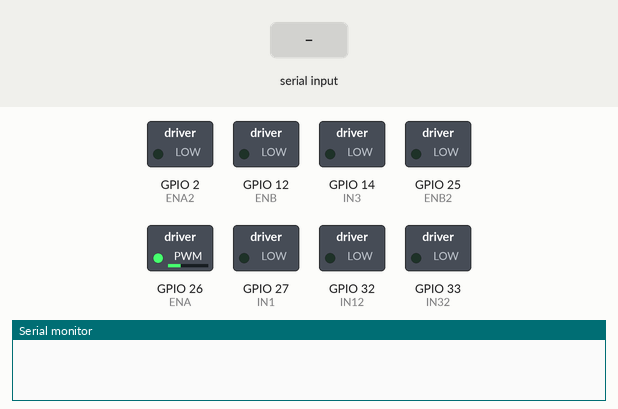
A sketch run on a simulated ESP32. On the bench: switched loads named in the sketch (green lamp = pin HIGH), the last lines printed to the serial monitor. The inputs (shaded band) are chosen by the test bench.

Above: at 4.0 s.
4.1 s: "reset" received over Serial
At 5.2 s:
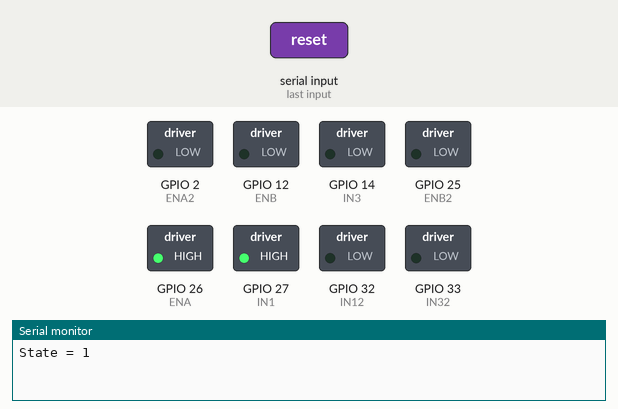
At 6.5 s:
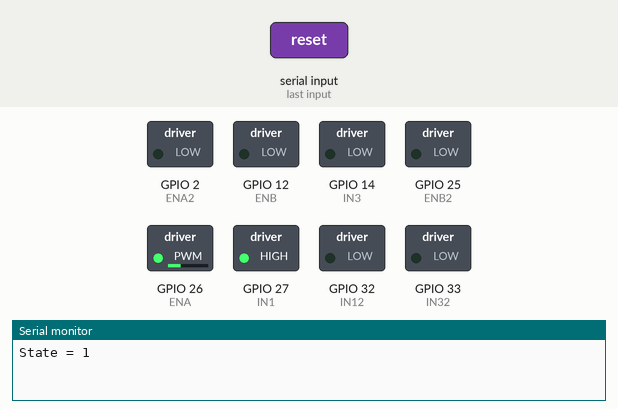
6.8 s: "speed" received over Serial
9.8 s: "reset" received over Serial
At 12.2 s:
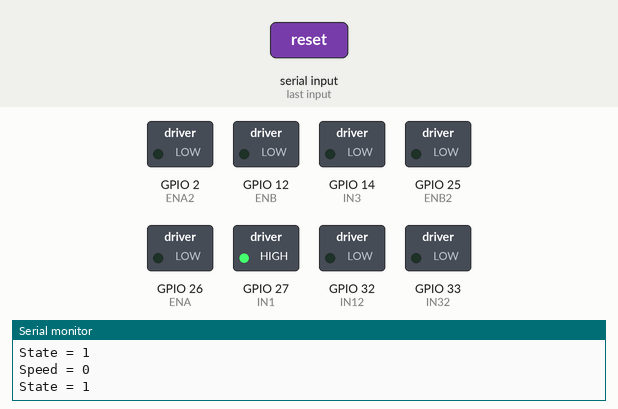
Timing chart, 0 to 15.5 s (numbered marks = the images above; inputs shaded):
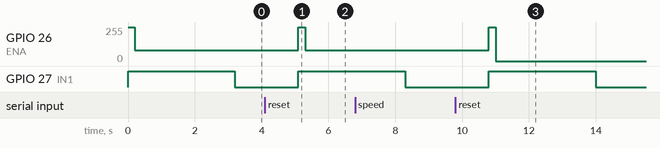

The sketch:

test-l298n.ino
```cpp
#define IN1 27  // deklarasi pin IN1
#define IN3 14  // deklarasi pin IN3
#define ENA 26  // deklarasi pin ENA
#define ENB 12  // deklarasi pin ENB

#define IN12 32  // deklarasi pin IN1
#define IN32 33  // deklarasi pin IN3
#define ENA2 2   // deklarasi pin ENA
#define ENB2 25  // deklarasi pin ENB

#define TEST_MOTOR_1 1
#define TEST_MOTOR_2 1
#define TEST_MOTOR_3 1
#define TEST_MOTOR_4 1

uint8_t SPEED_1 = 80;
uint8_t SPEED_2 = 80;
uint8_t SPEED_3 = 80;
uint8_t SPEED_4 = 80;

uint8_t st = 0;
uint32_t _delay = 3000;
uint32_t uiTmr;

uint8_t motor_run = 1;

void setup() {
        Serial.begin(115200);
        //  Konfigurasi pin - pin sebagai Output
        pinMode(IN1, OUTPUT);
        pinMode(IN3, OUTPUT);
        pinMode(ENA, OUTPUT);
        pinMode(ENB, OUTPUT);
        pinMode(IN12, OUTPUT);
        pinMode(IN32, OUTPUT);
        pinMode(ENA2, OUTPUT);
        pinMode(ENB2, OUTPUT);
}

void loop() {
        switch (motor_run) {
                case 1: run(IN1, ENA, SPEED_1, _delay); break;
                case 2: run(IN3, ENB, SPEED_1, _delay); break;
                case 3: run(IN12, ENA2, SPEED_1, _delay); break;
                case 4: run(IN32, ENB2, SPEED_1, _delay); break;
        }

        //  analogWrite(ENB, 255); // Mengatur kecepatan motor B (0-255)
        //  analogWrite(ENA, 80); // Mengatur kecepatan motor A (0-255)
        //  digitalWrite(IN1, TEST_MOTOR_1);
        //  digitalWrite(IN3, TEST_MOTOR_2);
        //  delay(30); // Jeda 2 detik
        //
        //  analogWrite(ENA2, SPEED_3); // Mengatur kecepatan motor A (0-255)
        //  analogWrite(ENB2, SPEED_4); // Mengatur kecepatan motor B (0-255)
        //  digitalWrite(IN12, TEST_MOTOR_3);
        //  digitalWrite(IN32, TEST_MOTOR_4);
        //  delay(30); // Jeda 2 detik
        //  Serial.println("Halo");
        serialSend();
}

void run(int _pin, int _ena, int _speed, uint32_t _delay_) {
        if (st == 0) {
                analogWrite(_ena, 255);  // Mengatur kecepatan motor A (0-255)
                digitalWrite(_pin, TEST_MOTOR_1);
                delay(200);
                analogWrite(_ena, _speed);  // Mengatur kecepatan motor A (0-255)
                digitalWrite(_pin, TEST_MOTOR_1);
                delay(_delay_);
                digitalWrite(_pin, 0);
                st = 1;
        }
}
```

utils.ino
```cpp
String parseString(String data, char separator[], int index) {
        int found = 0;
        int strIndex[] = { 0, -1 };
        int maxIndex = data.length() - 1;
        for (int i = 0; i <= maxIndex && found <= index; i++) {
                if (data.charAt(i) == separator[0] || i == maxIndex) {
                        found++;
                        strIndex[0] = strIndex[1] + 1;
                        strIndex[1] = (i == maxIndex) ? i + 1 : i;
                }
        }
        return found > index ? data.substring(strIndex[0], strIndex[1]) : "";
}

void serialSend() {
        if (Serial.available() > 1) {
                String read1, read2;
                String Read = Serial.readString();  //t#33#1.80#3.30
                read1 = parseString(Read, "#", 0);
                if (read1 == "speed") {  // suhu
                        read2 = parseString(Read, "#", 1);
                        SPEED_1 = read2.toInt();
                        if (SPEED_1 > 255) SPEED_1 = 255;
                        Serial.println("Speed = " + String(SPEED_1));
                } else if (read1 == "r" || read1 == "reset") {
                        st = 0;
                        Serial.println("State = " + String(1));
                } else if (read1 == "delay") {
                        read2 = parseString(Read, "#", 1);
                        _delay = read2.toInt();
                        Serial.println("delay = " + String(_delay));
                } else if (read1 == "run") {
                        read2 = parseString(Read, "#", 1);
                        motor_run = read2.toInt();
                        Serial.println("Motor Run = " + String(motor_run));
                } else if (read1 == "info") {
                        read2 = parseString(Read, "#", 1);
                        Serial.println("Motor Run = " + String(motor_run));
                        Serial.println("delay = " + String(_delay));
                        Serial.println("Speed = " + String(SPEED_1));
                }
        }
}
```

Measured:
- after the input at 4.1 s, GPIO 26 (ENA): 80/255 → 255/255 after 1.0 s, → 80/255 0.20 s later; GPIO 27 (IN1): LOW → HIGH after 1.0 s
- after the input at 9.8 s, GPIO 26 (ENA): 80/255 → 255/255 after 1.0 s, → 0/255 0.20 s later; GPIO 27 (IN1): LOW → HIGH after 1.0 s, → LOW 3.2 s later
